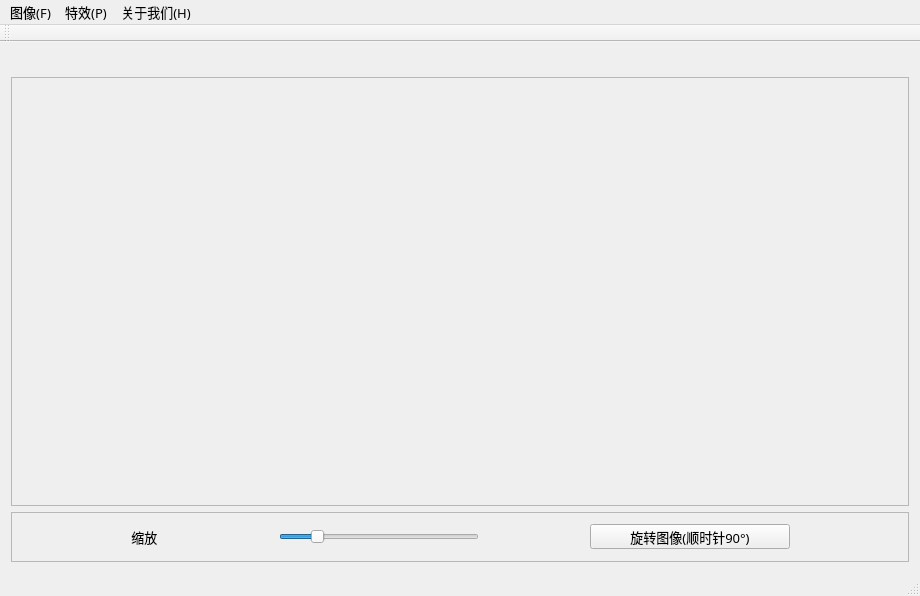
<?xml version="1.0" encoding="UTF-8"?>
<ui version="4.0">
 <class>MainWindow</class>
 <widget class="QMainWindow" name="MainWindow">
  <property name="enabled">
   <bool>true</bool>
  </property>
  <property name="geometry">
   <rect>
    <x>0</x>
    <y>0</y>
    <width>920</width>
    <height>596</height>
   </rect>
  </property>
  <property name="font">
   <font>
    <family>微软雅黑</family>
    <pointsize>10</pointsize>
   </font>
  </property>
  <property name="windowTitle">
   <string>MainWindow</string>
  </property>
  <widget class="QWidget" name="centralWidget">
   <layout class="QVBoxLayout" name="verticalLayout">
    <item>
     <widget class="QLabel" name="LE_img_path">
      <property name="cursor">
       <cursorShape>IBeamCursor</cursorShape>
      </property>
      <property name="mouseTracking">
       <bool>true</bool>
      </property>
      <property name="acceptDrops">
       <bool>true</bool>
      </property>
      <property name="autoFillBackground">
       <bool>false</bool>
      </property>
      <property name="text">
       <string/>
      </property>
      <property name="scaledContents">
       <bool>false</bool>
      </property>
      <property name="wordWrap">
       <bool>false</bool>
      </property>
     </widget>
    </item>
    <item>
     <widget class="QScrollArea" name="scrollArea">
      <property name="autoFillBackground">
       <bool>true</bool>
      </property>
      <property name="widgetResizable">
       <bool>true</bool>
      </property>
      <widget class="QWidget" name="scrollAreaWidgetContents">
       <property name="geometry">
        <rect>
         <x>0</x>
         <y>0</y>
         <width>900</width>
         <height>435</height>
        </rect>
       </property>
       <layout class="QGridLayout" name="gridLayout">
        <item row="0" column="0">
         <widget class="QLabel" name="QL_imgview">
          <property name="autoFillBackground">
           <bool>false</bool>
          </property>
          <property name="text">
           <string/>
          </property>
         </widget>
        </item>
       </layout>
      </widget>
     </widget>
    </item>
    <item>
     <widget class="QScrollArea" name="scrollArea_2">
      <property name="maximumSize">
       <size>
        <width>1666666</width>
        <height>50</height>
       </size>
      </property>
      <property name="widgetResizable">
       <bool>true</bool>
      </property>
      <widget class="QWidget" name="scrollAreaWidgetContents_2">
       <property name="geometry">
        <rect>
         <x>0</x>
         <y>0</y>
         <width>900</width>
         <height>48</height>
        </rect>
       </property>
       <layout class="QHBoxLayout" name="horizontalLayout">
        <item>
         <widget class="QLabel" name="label">
          <property name="maximumSize">
           <size>
            <width>40</width>
            <height>20</height>
           </size>
          </property>
          <property name="font">
           <font>
            <family>微软雅黑</family>
            <weight>50</weight>
            <italic>false</italic>
            <bold>false</bold>
            <kerning>true</kerning>
           </font>
          </property>
          <property name="text">
           <string> 缩放</string>
          </property>
         </widget>
        </item>
        <item>
         <widget class="QSlider" name="horizontalSlider">
          <property name="maximumSize">
           <size>
            <width>200</width>
            <height>20</height>
           </size>
          </property>
          <property name="minimum">
           <number>2</number>
          </property>
          <property name="maximum">
           <number>50</number>
          </property>
          <property name="pageStep">
           <number>5</number>
          </property>
          <property name="value">
           <number>10</number>
          </property>
          <property name="orientation">
           <enum>Qt::Horizontal</enum>
          </property>
         </widget>
        </item>
        <item>
         <widget class="QPushButton" name="pushButton">
          <property name="maximumSize">
           <size>
            <width>200</width>
            <height>25</height>
           </size>
          </property>
          <property name="text">
           <string>旋转图像(顺时针90°)</string>
          </property>
         </widget>
        </item>
       </layout>
      </widget>
     </widget>
    </item>
   </layout>
  </widget>
  <widget class="QMenuBar" name="menuBar">
   <property name="geometry">
    <rect>
     <x>0</x>
     <y>0</y>
     <width>920</width>
     <height>26</height>
    </rect>
   </property>
   <widget class="QMenu" name="menu">
    <property name="title">
     <string>图像(F)</string>
    </property>
    <addaction name="actionOpen"/>
    <addaction name="actionReset"/>
    <addaction name="actionSave"/>
    <addaction name="actionSave_as"/>
   </widget>
   <widget class="QMenu" name="menu_2">
    <property name="title">
     <string>特效(P)</string>
    </property>
    <addaction name="action_3"/>
    <addaction name="separator"/>
    <addaction name="action"/>
    <addaction name="action_2"/>
   </widget>
   <widget class="QMenu" name="menu_3">
    <property name="title">
     <string>关于我们(H)</string>
    </property>
    <addaction name="action_5"/>
    <addaction name="action_6"/>
   </widget>
   <addaction name="menu"/>
   <addaction name="menu_2"/>
   <addaction name="menu_3"/>
  </widget>
  <widget class="QToolBar" name="mainToolBar">
   <attribute name="toolBarArea">
    <enum>TopToolBarArea</enum>
   </attribute>
   <attribute name="toolBarBreak">
    <bool>false</bool>
   </attribute>
  </widget>
  <widget class="QStatusBar" name="statusBar"/>
  <action name="actionOpen">
   <property name="icon">
    <iconset resource="hack.qrc">
     <normaloff>:/new/prefix1/icos/open.ico</normaloff>:/new/prefix1/icos/open.ico</iconset>
   </property>
   <property name="text">
    <string>打开(O)</string>
   </property>
   <property name="shortcut">
    <string>Ctrl+O</string>
   </property>
  </action>
  <action name="actionReset">
   <property name="icon">
    <iconset resource="hack.qrc">
     <normaloff>:/new/prefix1/icos/reset.ico</normaloff>:/new/prefix1/icos/reset.ico</iconset>
   </property>
   <property name="text">
    <string>重置(R)</string>
   </property>
   <property name="shortcut">
    <string>Ctrl+R</string>
   </property>
  </action>
  <action name="actionSave">
   <property name="icon">
    <iconset resource="hack.qrc">
     <normaloff>:/new/prefix1/icos/save.ico</normaloff>:/new/prefix1/icos/save.ico</iconset>
   </property>
   <property name="text">
    <string>保存(S)</string>
   </property>
   <property name="shortcut">
    <string>Ctrl+S</string>
   </property>
  </action>
  <action name="actionSave_as">
   <property name="icon">
    <iconset resource="hack.qrc">
     <normaloff>:/new/prefix1/icos/saveas.ico</normaloff>:/new/prefix1/icos/saveas.ico</iconset>
   </property>
   <property name="text">
    <string>另存为(Shift+S)</string>
   </property>
   <property name="shortcut">
    <string>Ctrl+Shift+S</string>
   </property>
  </action>
  <action name="action">
   <property name="icon">
    <iconset resource="hack.qrc">
     <normaloff>:/new/prefix1/icos/shuip.ico</normaloff>:/new/prefix1/icos/shuip.ico</iconset>
   </property>
   <property name="text">
    <string>水平百叶窗</string>
   </property>
   <property name="shortcut">
    <string>Ctrl+B</string>
   </property>
  </action>
  <action name="action_2">
   <property name="icon">
    <iconset resource="hack.qrc">
     <normaloff>:/new/prefix1/icos/shuz.ico</normaloff>:/new/prefix1/icos/shuz.ico</iconset>
   </property>
   <property name="text">
    <string>竖直百叶窗</string>
   </property>
   <property name="shortcut">
    <string>Ctrl+V</string>
   </property>
  </action>
  <action name="action_3">
   <property name="icon">
    <iconset theme="think" resource="hack.qrc">
     <normaloff>:/new/prefix1/icos/mosaic.ico</normaloff>:/new/prefix1/icos/mosaic.ico</iconset>
   </property>
   <property name="text">
    <string>马赛克</string>
   </property>
   <property name="shortcut">
    <string>Ctrl+M</string>
   </property>
  </action>
  <action name="action_5">
   <property name="icon">
    <iconset resource="hack.qrc">
     <normaloff>:/new/prefix1/icos/help.ico</normaloff>:/new/prefix1/icos/help.ico</iconset>
   </property>
   <property name="text">
    <string>帮助</string>
   </property>
   <property name="shortcut">
    <string>Ctrl+H</string>
   </property>
  </action>
  <action name="action_6">
   <property name="icon">
    <iconset resource="hack.qrc">
     <normaloff>:/new/prefix1/icos/home.ico</normaloff>:/new/prefix1/icos/home.ico</iconset>
   </property>
   <property name="text">
    <string>转到网页</string>
   </property>
   <property name="shortcut">
    <string>Ctrl+W</string>
   </property>
  </action>
 </widget>
 <layoutdefault spacing="6" margin="11"/>
 <resources>
  <include location="hack.qrc"/>
 </resources>
 <connections/>
</ui>
